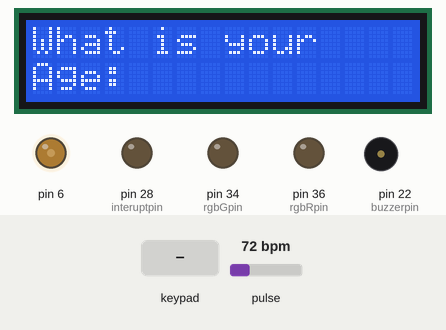
Recording of a sketch running on a simulated Arduino Mega 2560, built with avr-gcc and run on an emulated ATmega2560. Parts: 16×2 character LCD, output pins drawn as LEDs (lit = HIGH), buzzer (waves = sounding, pin HIGH). Inputs (shaded band) come from the test bench; at power-on: pulse 72 bpm. What the sketch prints to the serial monitor is not drawn.

Above: at 2.3 s.
2.4 s: key '#' pressed
At 3.8 s:
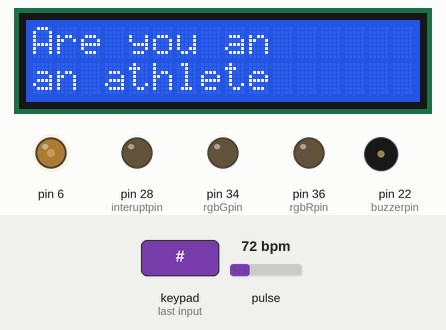
5.4 s: keypad keys 4 6 4 7 4 8 4 9 # pressed 0.4 s apart
At 7.3 s:
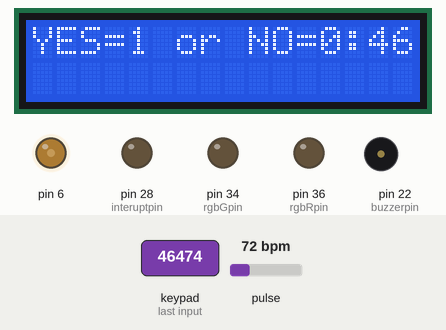
11.2 s: key '*' pressed
At 11.8 s:
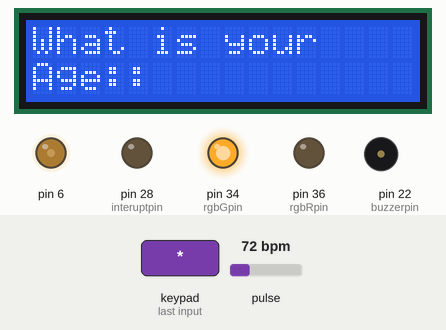
12.7 s: keypad keys 4 6 4 7 4 8 4 9 * pressed 0.4 s apart
At 16.3 s:
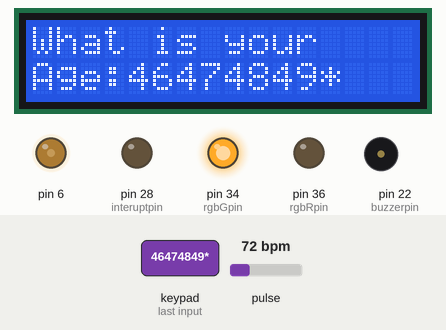
17.8 s: key 'A' pressed
At 19.0 s:
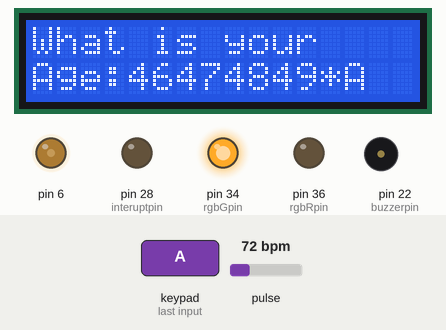
19.3 s: key 'B' pressed
At 20.2 s:
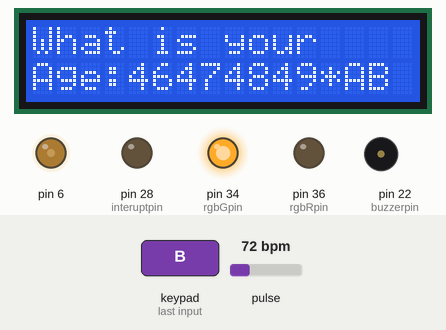
Timing chart, 0 to 21.8 s (numbered marks = the images above; inputs shaded):
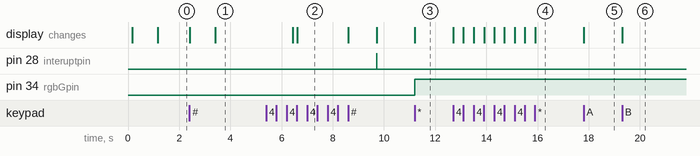

Measured:
- after the input at 2.4 s, the display: first changes at once (image 1 shows a later state)
- after the input at 5.4 s, pin 28 (interuptpin): LOW → HIGH after 4.3 s, → LOW 0.01 s later; the display: first changes after 1.0 s (image 2 shows a later state)
- after the input at 11.2 s, pin 34 (rgbGpin): LOW → HIGH at once; the display: changes at once (image 3)
- after the input at 12.7 s, the display: first changes at once (image 4 shows a later state)
- after the input at 17.8 s, the display: changes at once (image 5)
- after the input at 19.3 s, the display: changes at once (image 6)

The sketch:

FinalWorkingcode1.ino
```cpp
/*Safe beats:
Safe beats
This project intends to keep the users bpm in a healthy range.
It works using the pulse sensor. It cross checks the bpm readings with a carefully curated database consisting of bpm ranges for different age groups and individuals.
*/

#include <LiquidCrystal.h>
#include <Keypad.h>
#include <Wire.h>
#include "MAX30100_PulseOximeter.h"
#define REPORTING_PERIOD_MS 1000
PulseOximeter pox;
uint32_t tsLastReport = 0;  //unsigned int of 32 bit


int age, athlete, i;  // Use integer for age
float bpm,bpmcheck;
int rgbRpin=36, rgbGpin=34, rgbBpin=24, buzzerpin=22, interuptpin=28;  // Assign pin numbers
int del1 = 100, del2 = 200, del3 = 600, del4 = 700;
int warn = 0;
int wait = 3000;
int check = 0;
int oximeterinitialisation = 0;
/*LCD Declaration*/
int contrast = 75;
LiquidCrystal lcd(2, 3, 8, 9, 10, 11);
int displaytime=500;
//keypad
byte rowpins[4] = { 46, 47, 48, 49 };
byte columnpins[4] = { 50, 51, 52, 53 };

char keymap[4][4] = {
  { '1', '2', '3', 'A' },
  { '4', '5', '6', 'B' },
  { '7', '8', '9', 'C' },
  { '*', '0', '#', 'D' }
};

Keypad k = Keypad(makeKeymap(keymap), rowpins, columnpins, 4, 4);
//function to take input
int getInput() {
  String input = "";  // Clear previous input

  while (true) {
    char key = k.getKey();
    if (key) {                      //checks if a key is pressed on keypad
      if (key == '#') {             // Confirm input with '#'
        int value = input.toInt();  // Convert input to integer
        lcd.clear();
        lcd.print("Input: ");
        lcd.print(value);
        Serial.println(value);  // Display input value on Serial Monitor
        delay(1000);
        return value;  // Return the input as an integer
      } else {         // Append key to input and display on LCD
        input += key;
        lcd.print(key);
        Serial.print(key);
      }
    }
  }
}
void onBeatDetected() {
  Serial.println("Beat!");
  digitalWrite(rgbBpin, HIGH);
  delay(100);
  digitalWrite(rgbBpin, LOW);
}
float bpmreader() {
  pox.update();
  float heartRate = pox.getHeartRate();
  if(heartRate>0){
  if (millis() - tsLastReport > REPORTING_PERIOD_MS) {
    Serial.print("Heart Rate:");
    Serial.print(pox.getHeartRate());
    Serial.print(", bpm/SpO2:");
    Serial.print(pox.getSpO2());
    Serial.println("%");
    tsLastReport = millis();
    return heartRate;
  }}
  else{
    return pox.getHeartRate();
}
}
/*Making a structure to make the data easily understandable*/

struct ageGroups {
  int minAge;
  int maxAge;
  int minBPM;
  int maxBPM;
};

ageGroups Categories[] = {
  { 0, 1, 80, 160 },    // infant  -0
  { 1, 2, 80, 130 },    // toddler  -1
  { 2, 5, 80, 120 },    // preschool  -2
  { 5, 11, 70, 110 },   // schoolkid  -3
  { 11, 18, 60, 100 },  // adolescence  -4
  { 18, 90, 60, 100 }   // adult  -5
};

/*Function to check if bpm is out of range for a certain age group*/
int BPMoutofrange(int age, int bpm) {
  for (i = 0; i < 6; i++) {
    if (age >= Categories[i].minAge && age < Categories[i].maxAge) {
      if (bpm < Categories[i].minBPM || bpm > Categories[i].maxBPM) {
        return 1;
      } else {
        return 0;
      }
    }
  }
}

/*Function to check if bpm is in the range for a certain age group*/
int BPMinsideofrange(int age, int bpm) {
  for (i = 0; i < 6; i++) {
    if (age >= Categories[i].minAge && age < Categories[i].maxAge) {
      if (bpm >= Categories[i].minBPM && bpm <= Categories[i].maxBPM) {
        return 0;
      } else {
        return 1;
      }
    }
  }
}
void pulseoximeterinitialization() {
  /*to interupt the unintitalised state*/
  digitalWrite(interuptpin, HIGH);
  delay(10);
  digitalWrite(interuptpin, LOW);
  if (!pox.begin()) {
    Serial.println("FAILED");
    for (;;)
      ;
  } else {
    Serial.println("SUCCESS");
    oximeterinitialisation = 1;
  }
}

void setup() {
  Serial.begin(115200);
  analogWrite(6, contrast);  //VO wale ko 26 mai dalna hai
  lcd.begin(16, 2);
  delay(100);
  lcd.print("Initialzing...");
  delay(1000);
  lcd.clear();
  pinMode(rgbRpin, OUTPUT);
  pinMode(rgbGpin, OUTPUT);
  pinMode(buzzerpin, OUTPUT);
  pinMode(interuptpin, OUTPUT);
}

void loop() {
  lcd.setCursor(0, 0);
  lcd.print("What is your ");
  lcd.setCursor(0, 1);
  lcd.print("Age:");
  Serial.println("Age prompt working:");
  lcd.setCursor(4, 1);
  //delay(1000);
  age = getInput();
  /*to stop the program if age above 90*/
  if (age >= 90) {
    lcd.clear();
    lcd.setCursor(0, 0);
    lcd.print("LOL!");
    delay(3000);
    lcd.clear();
    return;  // Exit loop, but continue running the program
  }

  lcd.clear();
  lcd.setCursor(0, 0);
  lcd.print("Are you an");
  lcd.setCursor(0, 1);
  lcd.print("an athlete");
  Serial.println("Athlete prompt working:");
  delay(3000);
  lcd.clear();
  lcd.setCursor(0, 0);
  lcd.print("YES=1");
  lcd.print(" or NO=0:");
  athlete = getInput();
  delay(100);
  Serial.print("Age:");
  Serial.println(age);
  Serial.print("Athlete:");
  Serial.println(athlete);
  if (oximeterinitialisation == 0) {
    pulseoximeterinitialization();
  }
  pox.setOnBeatDetectedCallback(onBeatDetected);
  lcd.clear();
  lcd.print("BPM:");
  lcd.setCursor(0, 1);
  lcd.print("SpO2:");
  while (true) {
    bpmcheck = bpmreader();
    char button = k.getKey();
    if (button) {
      if (button == '*') {
        Serial.println("Starting...");
        check = 1;
        break;
      } else {
        check = 0;
      }
    }
  }

  if (check == 1) {

    bpm = bpmreader();  //reading bpm now

    if (athlete == 1) {
      if (bpm > 60 || bpm < 40) {
        warn = 1;
      }
    }

    if (athlete == 0) {
      Serial.print("BPM proccessed:");
      Serial.println(bpm);
      Serial.print("BPM proccessed123:");
      Serial.println(bpmcheck);
      warn = BPMoutofrange(age, bpm);
      Serial.print("warn=");
      Serial.println(warn);
    }

    if (warn == 0) {  // Green light when everything is fine
      digitalWrite(rgbGpin, HIGH);
      digitalWrite(rgbRpin, LOW);
    }

    if (warn == 1) {
      // Alert Light
      digitalWrite(rgbRpin, HIGH);
      digitalWrite(rgbGpin, LOW);
      // Alert Buzzer
      digitalWrite(buzzerpin, HIGH);
      delay(del1);
      digitalWrite(buzzerpin, LOW);
      delay(del2);
      digitalWrite(buzzerpin, HIGH);
      delay(del3);
      digitalWrite(buzzerpin, LOW);
      delay(del4);
      lcd.setCursor(0, 0);
      lcd.print("Dont worry,follow");
      lcd.setCursor(0, 1);
      lcd.print("the instructions");


      while (warn == 1) {

        lcd.clear();
        lcd.setCursor(0, 0);
        lcd.print("Breathe IN");
        delay(wait);
        lcd.clear();
        lcd.setCursor(0, 0);
        lcd.print("Breathe OUT");
        delay(wait);
        lcd.clear();
        warn = BPMinsideofrange(age, bpm);
      }
    }
  }
}
```
